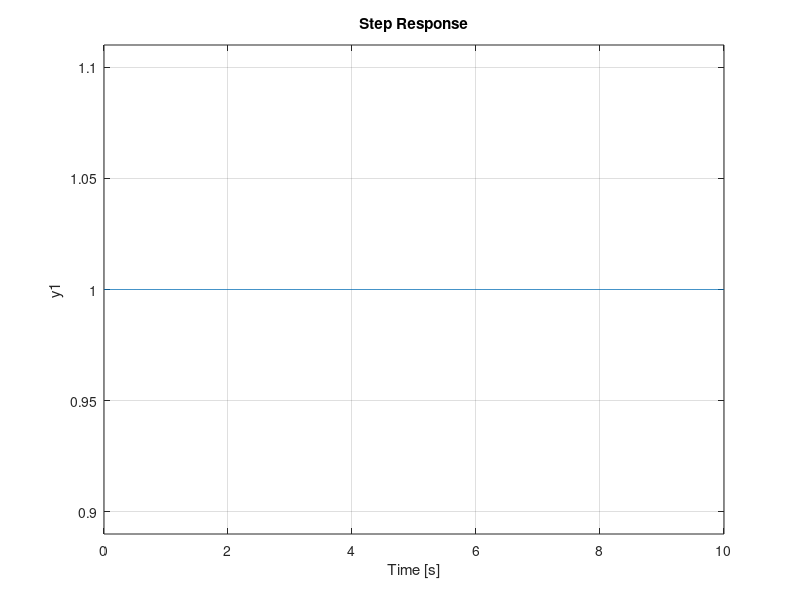

The MATLAB script that drew this image: (Note: this script raises an error after producing the figure.)
clc, clear all, close all

disp('Algoritmo para projeto de compensadores - Metódo "A curva de reação"');

disp('Informe os coeficientes da planta');
num = input('Numerador (entre colchetes): ');
den = input('Denominador (entre colchetes): ');

disp('A planta é a seguinte: ');
g = tf(num, den)

disp('Trace a reta tangente a curva (Voce tem 40 segundos para isso)');
step(g)
pause on
pause(40)
disp('Agora escolha os pontos (Primeiro o inferior, depois o superior)');
pontos = ginput(2)

l = pontos(1,1);
tal = pontos(2,1) - l;
a = pontos(2,2);
r = a/tal;

disp('Escolha o compensador');
n = input('1-P 2-PI 3-PID: ');
switch n
    case 1
       kp = 1/(r*l);
       ti = 0;
       td = 0;
    case 2
        kp = 0.9/(r*l);
        ti = l/0.3;
        td = 0;
    case 3
        kp = 1.2/(r*l);
        ti = 2*l;
        td = 0.5*l;
end

syms s

disp('A função de transferencia do compensador é a seguinte: ')
c = tf([kp*td kp kp/ti], [1 0])

figure(1)
step(g)
title('Resposta ao degrau sem compensador');
xlabel('Tempo');
ylabel('y(t)');

h = series(g, c);
j = feedback(h, 1);

figure(2)
step(j)
title('Resposta ao degrau com compensador');
xlabel('Tempo');
ylabel('y(t)');

